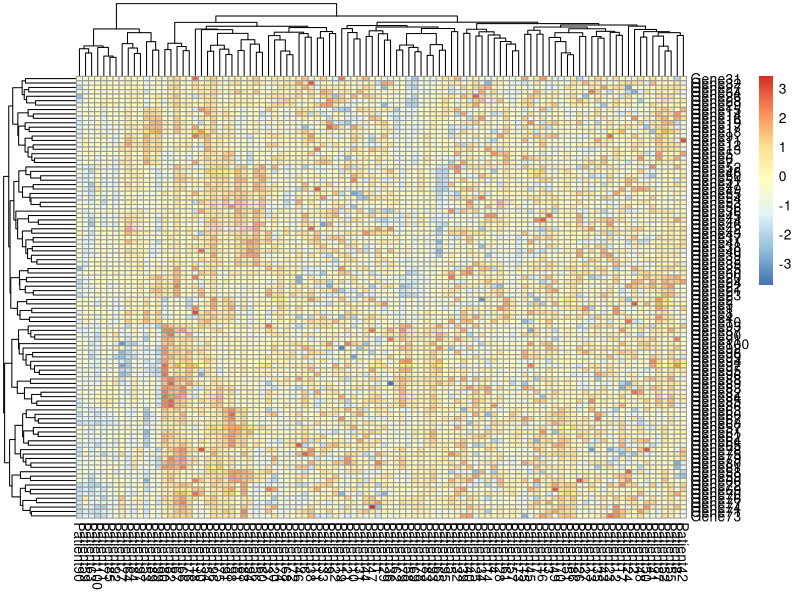
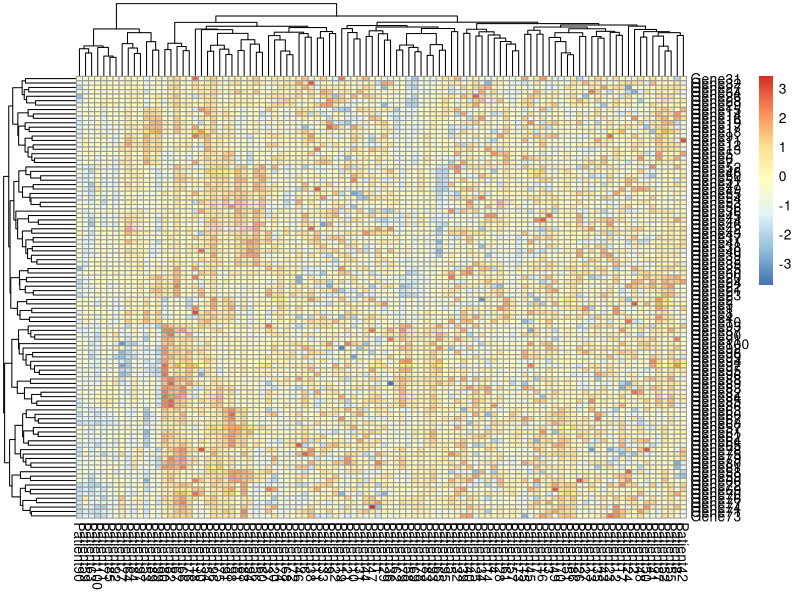
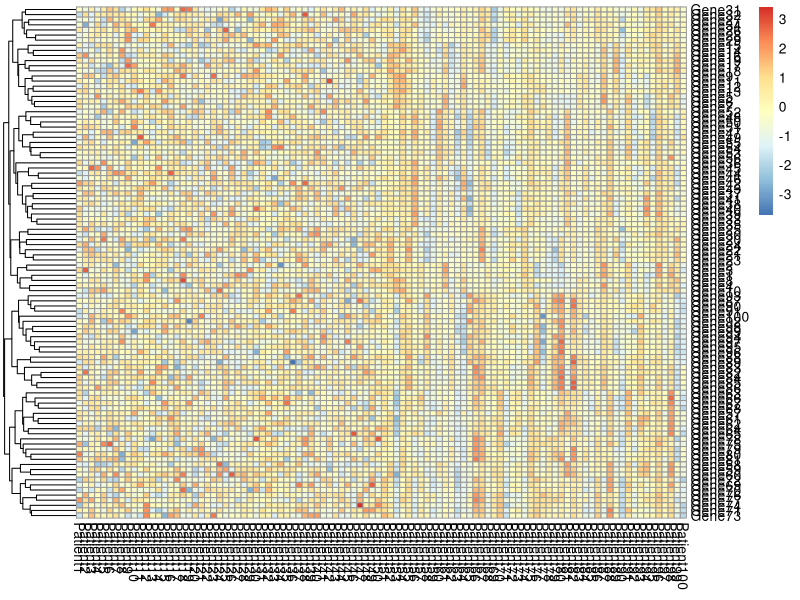
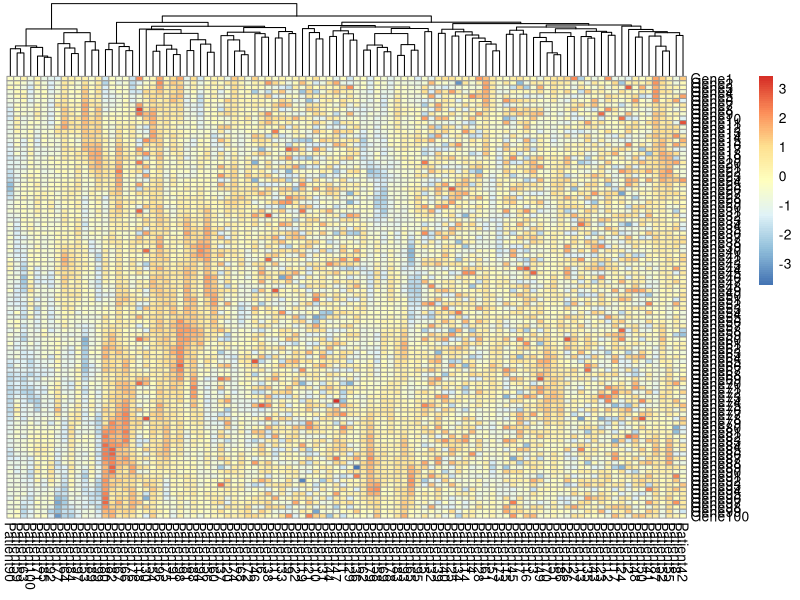
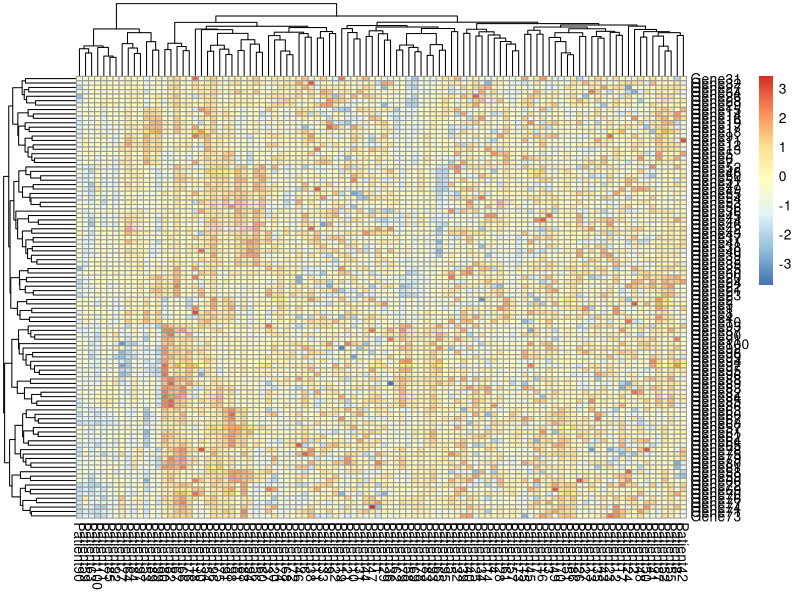
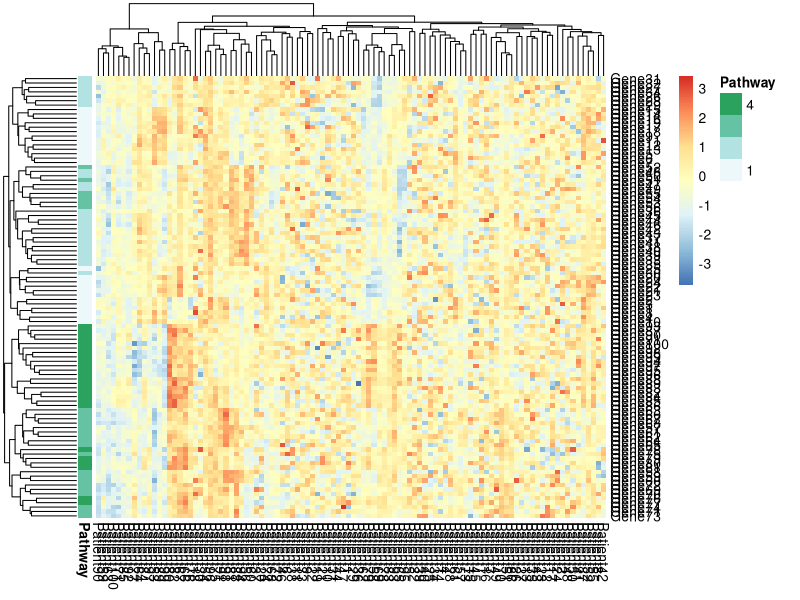
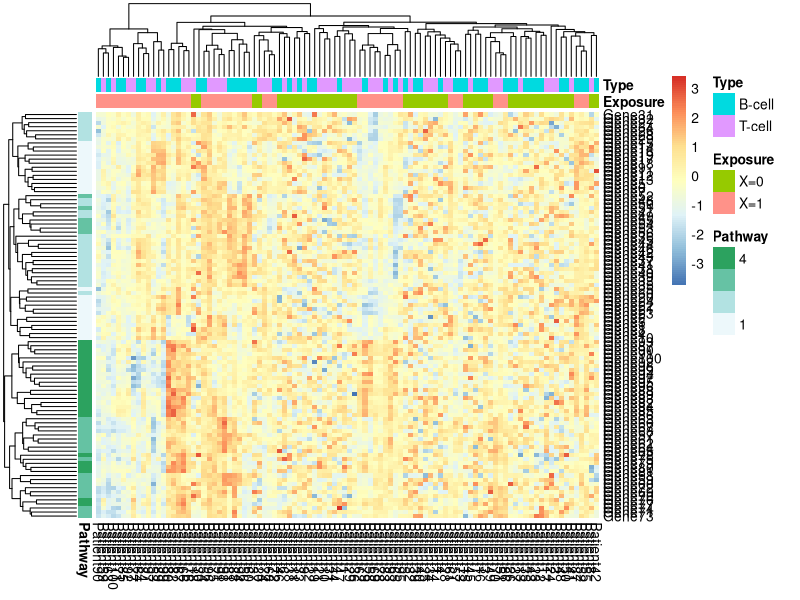
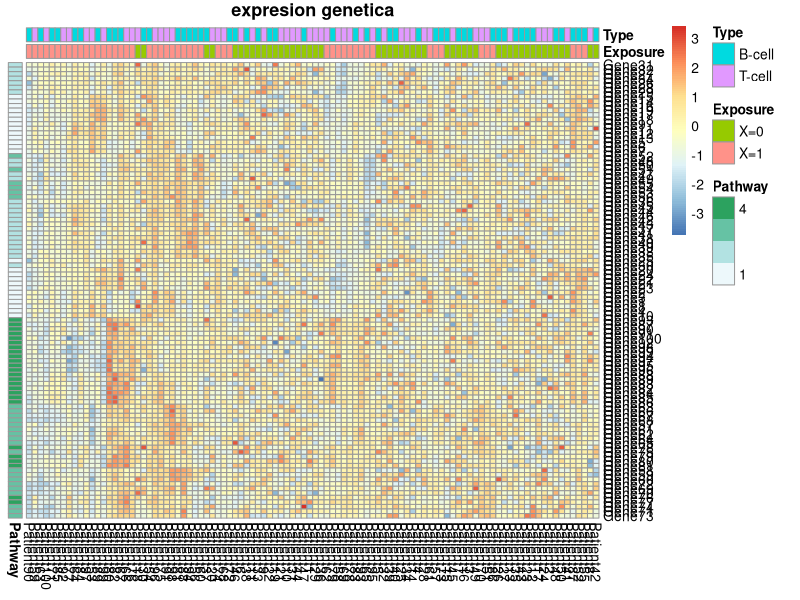

The R script that drew these images, in order:
## ---- chunk 1
install.packages("pheatmap")
## ---- chunk 2
library(pheatmap)
## ---- chunk 3

genes<-as.matrix(read.csv("heatmap_data.csv", header = T,row.names = 1))

annotation_col<- read.csv("annotation_col.csv", header = T,row.names = 1)

annotation_row<- read.csv("annotation_row.csv", header = T,row.names = 1)

## ---- chunk 4
pheatmap(genes)
## ---- chunk 5
pheatmap(genes, frontsize = 6)
## ---- chunk 6
pheatmap(genes, frontsize = 6, cluster_rows = T, cluster_cols = F)
## ---- chunk 7
pheatmap(genes, frontsize = 6, cluster_rows = F, cluster_cols = T)
## ---- chunk 8
pheatmap(genes, frontsize = 6, cluster_rows = T, cluster_cols = T)
## ---- chunk 9
pheatmap(genes, frontsize = 6, cluster_rows = T, cluster_cols = T, annotation_row = annotation_row)
## ---- chunk 10
pheatmap(genes, frontsize = 6, cluster_rows = T, cluster_cols = T, annotation_row = annotation_row, annotation_col = annotation_col)
## ---- chunk 11
pheatmap(genes, frontsize = 6, cluster_rows = T, cluster_cols = T, annotation_row = annotation_row, annotation_col = annotation_col, treeheight_row = 0, treeheight_col = 0, main = "expresion genetica")
## ---- chunk 12
sub <- genes [c(1:5,55:60), c(1:5, 20:35, 55:60)]
## ---- chunk 13
pheatmap(sub, frontsize = 6, cluster_rows = T, cluster_cols = T, annotation_row = annotation_row, annotation_col = annotation_col, treeheight_row = 0, treeheight_col = 0, main = "expresion genetica")
## ---- chunk 14
pheatmap(sub, frontsize = 6, cluster_rows = T, cluster_cols = T, annotation_row = annotation_row, annotation_col = annotation_col, treeheight_row = 0, treeheight_col = 0, main = "expresion genetica", fontsize = 8, annotation_legend = FALSE, display_numbers = TRUE, fontsize_number = 6)
## ---- chunk 15
install.packages("viridis")

library(viridis)

pheatmap(sub, frontsize = 6, cluster_rows = T, cluster_cols = T, annotation_row = annotation_row, 
         annotation_col = annotation_col, treeheight_row = 0, treeheight_col = 0, 
         main = "expresion genetica", fontsize = 8, annotation_legend = FALSE, display_numbers = TRUE,
         fontsize_number = 6, col = viridis_pal(option = "viridis") (6))
## ---- chunk 16
dist(sub)
pheatmap(cor(sub))
trans <- t(sub)
pheatmap(cor(trans))
